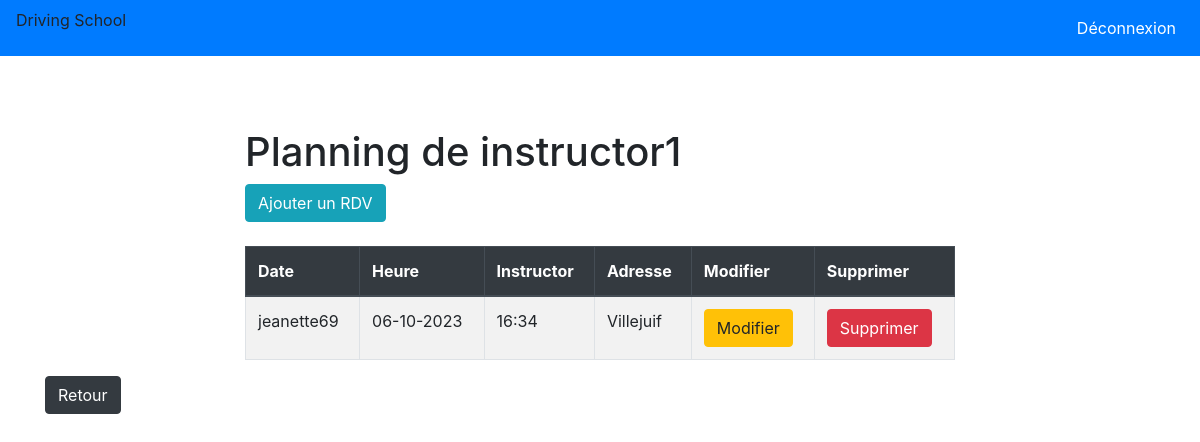
Before: /secretary/instructor/101/planning with the older database file.
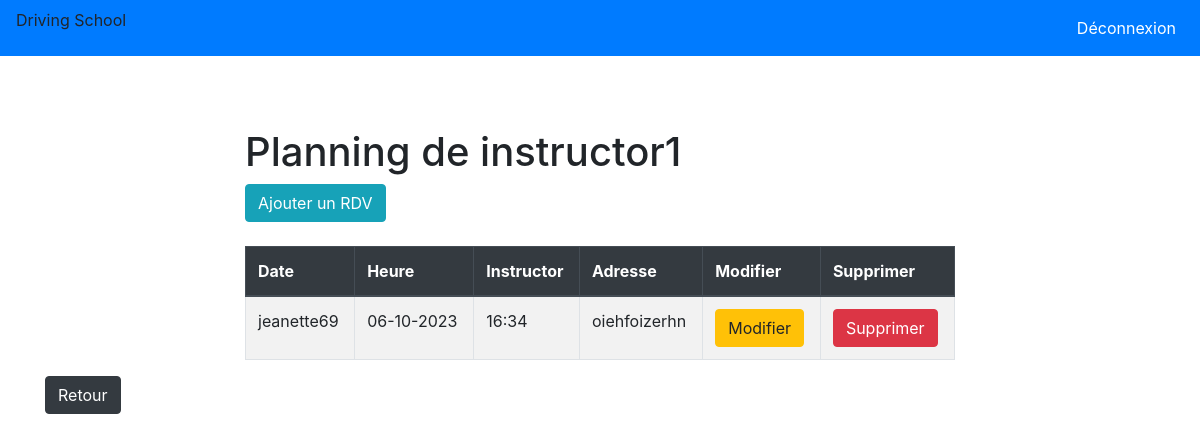
After: the same page with the newer database file.
### Secretary/models.py (models this page shows, shortened)
class Planning(models.Model):
    student = models.ForeignKey(Student, on_delete=models.CASCADE)
    instructor = models.ForeignKey(Instructor, on_delete=models.CASCADE)
    date = models.DateTimeField()
    place = models.CharField(max_length=200)

### Student/models.py (models this page shows, shortened)
class Student(models.Model):
    username = models.CharField(max_length=200)
    password = models.CharField(max_length=200)
    h_total = models.IntegerField(default=0)
    h_remaining = models.IntegerField(default=0)

### Secretary/views.py (the view)
# urls.py: path('instructor/<int:pk>/planning', views.planningInstructor, name='planningInstructor'),
def planningInstructor(request, pk):
    instructor = get_object_or_404(Instructor, pk=pk)
    plannings = Planning.objects.filter(instructor=instructor)
    context = {
        'instructor': instructor,
        'plannings': plannings,
    }
    return render(request, 'planningInstructor.html', context)

### Secretary/templates/planningInstructor.html (shortened to what this page needs)
{% extends "base.html" %}
{% block content %}
<div class="container-fluid">
    <div class="row justify-content-center mt-5">
        <div class="col-8">
            <h1>Planning de {{instructor.username}}</h1>
            <a href="{% url 'Secretary:addPlanningIns' instructor.id %}" class="btn btn-info">Ajouter un RDV</a>
            <table class="table table-bordered table-striped table-hover mt-4">
                <thead class="thead-dark">
                    <tr>
                        <th scope="col">Date</th>
                        <th scope="col">Heure</th>
                        <th scope="col">Instructor</th>
                        <th scope="col">Adresse</th>
                        <th scope="col">Modifier</th>
                        <th scope="col">Supprimer</th>
                    </tr>
                </thead>
                <tbody>
                    {% for plan in plannings %}
                    <tr>
                        <td>{{ plan.student.username }}</td>
                        <td>{{ plan.date|date:"d-m-Y" }}</td>
                        <td>{{ plan.date|date:"H:i" }}</td>
                        <td>{{ plan.place }}</td>
                        <td><a class="btn btn-warning" href="{% url 'Secretary:modifierPlanning' plan.id %}">Modifier</a></td>
                        <td><a class="btn btn-danger" href="{% url 'Secretary:confirmDeletePlanning' plan.id %}">Supprimer</a></td>
                    </tr>
                    {% endfor %}
                </tbody>
            </table>
        </div>
    </div>
</div>
<a class="btn btn-dark" href="{% url 'Secretary:homeSecretary'%}">Retour</a>
{% endblock %}

Changed rows visible on the page:
changed Planning "jeanette69": place "Villejuif" → "oiehfoizerhn"
